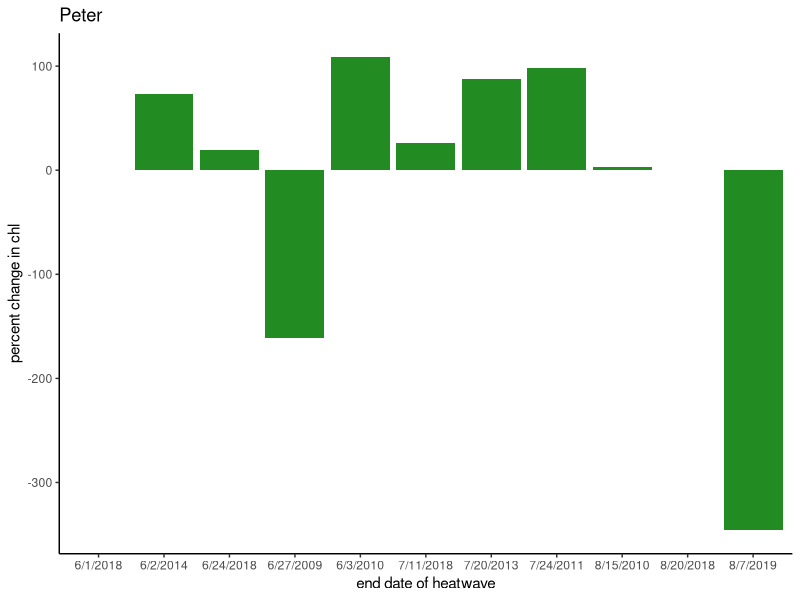
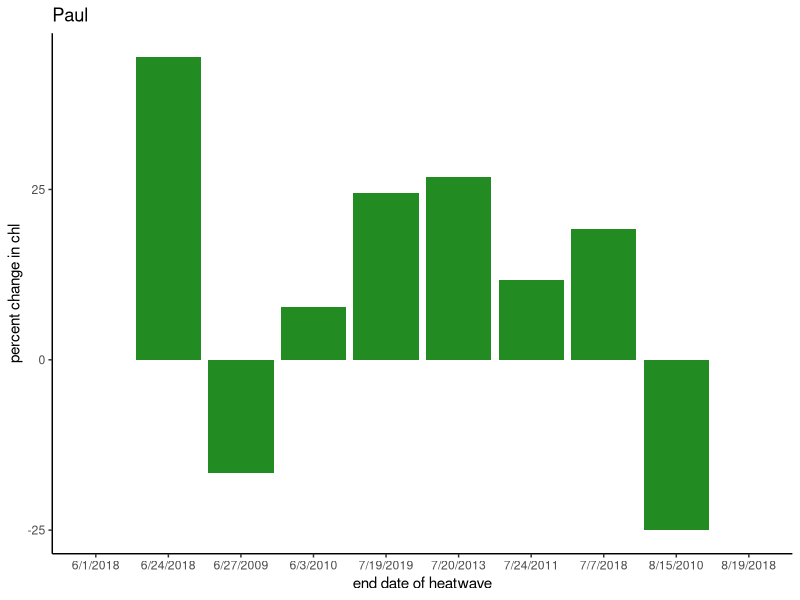
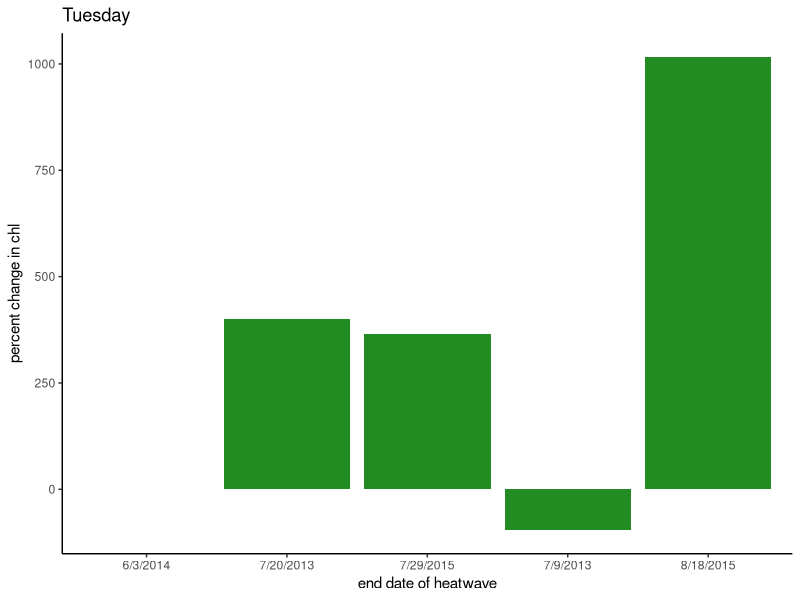

These figures' R source, in order: (Note: this script raises an error after producing the figures.)
# Re-run step 3 but with the manual chlorophyll data
# updated in January 2024 to be lceaned up and allow for more flexibility

# manual chlorophyll better represents phytoplankton

# step 3, calculate the response of chl to the heatwaves

#### install packages ####
#install and load slider library for rolling window analysis
if (!require(slider)) install.packages('slider')
library(slider) 

if (!require(plyr)) install.packages('plyr')
library(plyr)

if (!require(tidyr)) install.packages('tidyr')
library(tidyr)

if (!require(dplyr)) install.packages('dplyr')
library(dplyr)
library(tidyverse)

if (!require(zoo)) install.packages('zoo')
library(zoo)

if (!require(gganimate)) install.packages('gganimate')
library(gganimate)

if (!require(transformr)) install.packages('transformr')
library(transformr)

if (!require(ggridges)) install.packages('ggridges')
library(ggridges)

#==============================================================================#
#### read in the data ####
# read in the heatwaves data calculated in the previous step
heatwaves = read.csv("./formatted data/heatwavesdata.csv")

# read in the sonde and manual chl data
allData = read.csv("./formatted data/interpolated_manual_chl_for_slopes.csv")

# make a vector of unique lake years
lake_years = unique(allData$lake_year)

#==============================================================================#
#### CALCULATE SLOPES FOR CHLOROPHYLL ####

# cycle through each lake year, fit linear models for each rolling window, then store model slopes
# in the 'slopes' dataframe. Need to initially store the model results in a list

# Model results are the slopes, originally calculated based on the preceding 7 days
daysBefore = 7 #lever

for(i in 1:length(lake_years)){
  
  print(lake_years[i])
  temp = allData %>% filter(lake_year == lake_years[i]) # temp dataframe for this lake_year
  
  models <- slide(
    temp, 
    ~lm(mean_chl ~ doyCat, data = .x), 
    .before = daysBefore, 
    .complete = TRUE
  )
  
  temp$chl_slope = NA
  temp$se = NA
  temp$p_value = NA
  temp$r_squared = NA
  
  for(j in 1:nrow(temp)){
    
    model = models[[j]]
    coef <- coefficients(model) 
    # extracting the coefficients from the current model
    
    if(!(is.null(coef))){
      Slope <- coef["doyCat"]
      temp$chl_slope[j] = Slope # pull out the slope from the model
      temp$p_value[j] = summary(model)$coefficients[2,4] 
      temp$r_squared[j] = summary(model)$r.squared # pull out r_squared from model
    }
    
    
  }
  
  if(i ==1){ slopes = temp} # if first iteration, creates slopes, the final dataframe
  
  if(i >1){slopes = rbind(slopes, temp)} # else, appends to slopes 
  
  remove(models)
}



#==============================================================================#
#### SELECT SLOPES IN SPECIFIED WINDOW ####
# currently, the slopes dataframe has daily rolling window slopes for all of the lake_year combinations
# Need to select the slopes just following a heatwave
# heatwave is the date of a heatwave, lake is the lake, data is the data to look for it in

hwSlopes <- function(heatwaveStart, heatwaveEnd,  targLake, data){
  
  # slopes from 7-14 days after a heatwave
  # because our slopes are calculated over a 7-day rolling window, the first slope considered will
  # encompass the first week after the heatwave
  
  startDate = as.Date(heatwaveEnd)+7 
  endDate = as.Date(heatwaveEnd)+13
  
  # this is the date before the heatwave, which we will use to calculate the percent
  # change in chlorophyll
  
  beforeDate = as.Date(heatwaveStart) -1
  
  # get the starting chlorophyll concentration before the heatwave
  
  startChl = data %>% filter(date == beforeDate) %>% 
    select(mean_chl)
  
  # filter out the slopes we are interested in
  
  temp = data %>% filter(lake == targLake, date >= startDate, date <= endDate)
  
  # put the starting chlorophyll value in the dataframe so we can return it with the function
  
  temp = temp %>% mutate(chl_before = startChl$mean_chl[1])
  return(temp)
  
}

heatwaves$averageSlope = NA
heatwaves$percentChange = NA



#Using a For Loop
lengthHW = nrow(heatwaves)

# take the average slope and calculate the percent change in chlorophyll based on the slope

for(i in 1:lengthHW){
  test = hwSlopes(heatwaves$date_start[i], heatwaves$date_end[i], heatwaves$lake[i], slopes)
  heatwaves$averageSlope[i] = mean(test$chl_slope, na.rm = TRUE)
  
  # calculate the percent change in chlorophyll from the slope
  heatwaves$percentChange[i] = 100*(mean(test$chl_slope, na.rm = TRUE)*7)/test$chl_before[1]
  
}

#write.csv(heatwaves, "./results/heatwaves_with_average_slopes_MANUAL_CHL.csv", row.names = FALSE)


#making plots
results = read.csv("./results/heatwaves_with_average_slopes_MANUAL_CHL.csv")

#break up by lake by filtering data
resultsT = results %>% filter(lake == "T")
resultsL = results %>% filter(lake == "L")
resultsR = results %>% filter(lake == "R")



### PLOT SLOPES BAR GRAPHS ###
#work on plotting slopes vs different variables, see if any interesting relationships 

#use ggplot to make three plots, one for each lake with date of heatwave on x-axis
#and average slope on the y

#png(filename = "./figures/preliminary figures/R_slopes_2023_02_09", height = 8, width = 11, units = "in", res = 300)

ggplot(data = resultsR, aes(x = date_end, y = percentChange))+
  geom_bar(stat='identity', fill = "forestgreen")+
  theme_classic()+
  ylab("percent change in chl")+
  xlab("end date of heatwave")+
  ggtitle("Peter")

ggplot(data = resultsL, aes(x = date_end, y = percentChange))+
  geom_bar(stat='identity', fill = "forestgreen")+
  theme_classic()+
  ylab("percent change in chl")+
  xlab("end date of heatwave")+
  ggtitle("Paul")

ggplot(data = resultsT, aes(x = date_end, y = percentChange))+
  geom_bar(stat='identity', fill = "forestgreen")+
  theme_classic()+
  ylab("percent change in chl")+
  xlab("end date of heatwave")+
  ggtitle("Tuesday")






###### COMPARE DISTRIBUTIONS OVER TIME ##########

# We might also consider the distributions of chlorophyll slopes following a heatwave,
# rather than just taking the average

## in the slopes dataframe, add a column percent change that is a percent change in chlorophyll from seven days before that slope
# this normalizes across lakes
# then, save as a dataframe

baselineChl = 8 # the number of days before the calculated slope to turn it into a percent

slopes = slopes %>% group_by(lake_year) %>% 
  mutate(percent_change = 100*chl_slope*daysBefore/lag(mean_chl, baselineChl, default = NA)) %>% 
  ungroup()

slopes = slopes %>% mutate(period = "all other days")
slopes$shift = NA

# make sure heatwaves date_start and date_end are formatted as dates
heatwaves$date_end = as.Date(heatwaves$date_end)
heatwaves$date_start = as.Date(heatwaves$date_start)

# write slopes to a file
#write.csv(slopes, "./formatted data/slopes_3day.csv", row.names = FALSE)

# shift is the number of days after the heatwave we want to investigate
# how much is the rolling window shifted
shift = 1

# windowSize is the size of the window we want to look at
#minimum is 1
windowSize = 4

# will investigate slopes from 1-40 days after a heatwave
# and will do this for each heatwave event

### This creates a dataframe, all slopes, that has the slopes categorized
# by their time period (during or after a heatwave, or all other days)
# and includes the number of days after the heatwave event (shift) that is considered
# one column, "exclude after heatwaves," are slopes within 40 days after a heatwave
# that are not in the current rolling window

for(shift in 0:40){
  
  # add a column to slopes which indicates whether or not there is a heatwave
  for(i in 1:nrow(heatwaves)){
    start = heatwaves$date_start[i] # start date of the current heatwave
    end = heatwaves$date_end[i] # end date of the current heatwave
    
    # sequence of dates during the heatwave
    dates = seq(start, end, 1)
    
    # excludes dates that are part of rolling window but not currently considered in after heatwave
    # dates that are within 40 days after a heatwave but not in our window for analysis as
    # after heatwave because of our current shift selection.
    # This gets overwrritten in part by "after heatwave" for those dates that are included
    # in analysis
    datesExcluded = seq(end -7, end + 40, 1) 
    
    # dates to be analyzed after the heatwaves
    # this creates a sequence of numbers, from the end of the heatwave plus whatever
    # shift is set to, to that same value plus the windowSize. So it sets a window shifted
    # X number of days after the heatwave
    
    datesAnalyzed = seq(end+shift, end + shift+windowSize, 1)
    
    # fill the dataframe "period" column with the correct categorization
    slopes = slopes %>% mutate(period = replace(period, date %in% datesExcluded, "exclude after heatwave"))
    slopes = slopes %>% mutate(period = replace(period, date %in% dates, "during heatwave"))
    slopes = slopes %>% mutate(period = replace(period, date %in% datesAnalyzed, "after heatwave"))
    
    
    slopes$shift = shift
  }
  
  # combine to the main dataframe
  if(shift == 0){
    allSlopes = slopes
  }
  if(shift > 0){
    allSlopes = rbind(allSlopes, slopes)
  }
  
}




# save the allPercent data to a dataframe
# save interpolated allData data to a dataframe

# write.csv(allData, "./formatted data/allData_interpolated.csv", row.names = FALSE)
# write.csv(allPercent, "./formatted data/results_random_and_heatwaves.csv")

# calculate mean values by period and shift
# across all lakes, this will give the mean slope following all heatwave events
# by time period

# right now, excluding outliters > 175% change because they are a small portion of
# the dataset
mean_df <- allSlopes %>% 
  filter(period != "exclude after heatwave", !is.na(percent_change)) %>% 
  group_by(period, shift) %>% 
  dplyr::summarise(mean_percent_change = mean(percent_change)) 

# round mean values to one decimal place
mean_df$mean_percent_change <- round(mean_df$mean_percent_change, 1)

# plot the density ridges with mean values
allSlopes %>% 
  filter(percent_change < 175, period != "exclude after heatwave") %>% 
  ggplot(aes(x = percent_change,
             y = period,
             fill = period)) +
  geom_density_ridges(alpha = .5,
                      quantile_lines = TRUE,
                      quantile_fun = function(x, ...) mean(x), 
                      scale = 3) +
  geom_text(data = mean_df,
            aes(x = mean_percent_change,
                y = period,
                label = as.character(round(mean_percent_change, digits = 0))),
            color = "black",
            size = 4,
            vjust = 2) +
  theme_classic() +
  gganimate::transition_time(shift) +
  labs(title = "Days after heatwave for all lakes: {frame_time}")

#gganimate::animate(plot = last_plot(), fps = 5) # slows down the animation

#gganimate::anim_save(filename = "./figures/animations/all_lakes_window_4.gif")



allSlopes %>% filter(percent_change < 500, lake == "T", SHIFT == 1) %>% 
  ggplot( aes(x=percent_change, fill = period)) +
  geom_density(alpha=.5)+
  theme_classic()+
  #gganimate::transition_time(shift)+
  labs(title = "Days after heatwave for Tuesday Lake: {frame_time}")


#gganimate::anim_save(filename = "./figures/animations/tuesday_window_1.gif")


allSlopes %>% filter(percent_change < 500, lake == "L", shift == 4) %>% 
  ggplot( aes(x=percent_change, fill = period)) +
  geom_density(alpha=.5)+
  theme_classic()+
  #  gganimate::transition_time(shift)+
  labs(title = "Days after heatwave for Peter Lake: {frame_time}")


#gganimate::anim_save(filename = "./figures/animations/peter_window_1.gif")



allSlopes %>% filter(percent_change < 500, lake == "L") %>% 
  ggplot( aes(x=percent_change, fill = period)) +
  geom_density(alpha=.5)+
  theme_classic()+
  gganimate::transition_time(shift)+
  labs(title = "Days after heatwave for Paul Lake: {frame_time}")


gganimate::anim_save(filename = "./figures/animations/paul_window_1.gif")




shift4HW = allSlopes %>% filter(shift %in% c(4, 5, 6, 7, 8), period == "after heatwave")
shift4other = allSlopes %>% filter(shift %in% c(4, 5, 6, 7, 8), period == "all other days")
shift4during = allSlopes %>% filter(shift %in% c(4, 5, 6, 7, 8), period == "during heatwave")


t.test(shift4HW$percent_change, shift4other$percent_change)

t.test(shift4during$percent_change, shift4other$percent_change)



##### Plot the mean percent change in chlorophyll over time   #####

mean_df <- allSlopes %>% 
  filter( period != "exclude after heatwave", !is.na(percent_change)) %>% 
  group_by(period, shift) %>% 
  dplyr::summarise(mean_percent_change = mean(percent_change), 
                   sd_percent_change = sd(percent_change), 
                   number_percent_change = n()) 

mean_df %>% filter(shift > 0) %>% 
  ggplot(aes( x= shift, y = mean_percent_change, color = period))+
  geom_line(size = 1)+
  labs(x = "days after heatwave")+
  theme_classic()


mean_dfR <- allSlopes %>% filter(lake == "R") %>% 
  filter(period != "exclude after heatwave", !is.na(percent_change)) %>% 
  group_by(period, shift) %>% 
  dplyr::summarise(mean_percent_change = mean(percent_change), 
                   sd_percent_change = sd(percent_change), 
                   number_percent_change = n()) 



mean_dfL <- allSlopes %>% filter(lake == "L") %>% 
  filter( period != "exclude after heatwave", !is.na(percent_change)) %>% 
  group_by(period, shift) %>% 
  dplyr::summarise(mean_percent_change = mean(percent_change), 
                   sd_percent_change = sd(percent_change), 
                   number_percent_change = n()) 



mean_dfT <- allSlopes %>% filter(lake == "T") %>% 
  filter( period != "exclude after heatwave", !is.na(percent_change)) %>% 
  group_by(period, shift) %>% 
  dplyr::summarise(mean_percent_change = mean(percent_change), 
                   sd_percent_change = sd(percent_change), 
                   number_percent_change = n()) 




##### Plots of just a couple of interesting days, frozen

# all days, with a shift of 4 days after the heatwave
allSlopes %>% 
  filter( period != "exclude after heatwave", shift == 4) %>% 
  ggplot(aes(x = percent_change,
             y = period,
             fill = period)) +
  geom_density_ridges(alpha = .7,
                      quantile_lines = TRUE,
                      quantile_fun = function(x, ...) mean(x), 
                      scale = 3) +
  geom_text(data = mean_df %>% filter(shift == 4),
            aes(x = mean_percent_change,
                y = period,
                label = as.character(round(mean_percent_change, digits = 0))),
            color = "black",
            size = 4,
            vjust = 2) +
  
  geom_text(data = mean_df %>% filter(shift == 4),
            aes(x = -200,
                y = period,
                label = paste("n = ", number_percent_change, sep = "")),
            color = "black",
            size = 4,
            vjust = 2) +
  ylab("")+
  labs(title = "All lakes")+
  theme_classic()







# Peter
allSlopes %>% filter(lake == "R") %>% 
  filter( shift == 4) %>% 
  ggplot(aes(x = percent_change,
             y = period,
             fill = period)) +
  geom_density_ridges(alpha = .7,
                      quantile_lines = TRUE,
                      quantile_fun = function(x, ...) mean(x), 
                      scale = 3) +
  geom_text(data = mean_dfR %>% filter(shift == 1),
            aes(x = mean_percent_change,
                y = period,
                label = as.character(round(mean_percent_change, digits = 0))),
            color = "black",
            size = 4,
            vjust = 2) +
  
  geom_text(data = mean_dfR %>% filter(shift == 4),
            aes(x = -200,
                y = period,
                label = paste("n = ", number_percent_change, sep = "")),
            color = "black",
            size = 4,
            vjust = 2) +
  ylab("")+
  labs(title = "Peter")+
  theme_classic()




#Paul

allSlopes %>% filter(lake == "L") %>% 
  filter( shift == 4) %>% 
  ggplot(aes(x = percent_change,
             y = period,
             fill = period)) +
  geom_density_ridges(alpha = .7,
                      quantile_lines = TRUE,
                      quantile_fun = function(x, ...) mean(x), 
                      scale = 3) +
  geom_text(data = mean_dfL %>% filter(shift == 4),
            aes(x = mean_percent_change,
                y = period,
                label = as.character(round(mean_percent_change, digits = 0))),
            color = "black",
            size = 4,
            vjust = 2) +
  geom_text(data = mean_dfL %>% filter(shift == 1),
            aes(x = -200,
                y = period,
                label = paste("n = ", number_percent_change, sep = "")),
            color = "black",
            size = 4,
            vjust = 2) +
  ylab("")+
  labs(title = "Paul")+
  theme_classic()




#Tuesday
allSlopes %>% filter(lake == "T") %>% 
  filter(shift == 4) %>% 
  ggplot(aes(x = percent_change,
             y = period,
             fill = period)) +
  geom_density_ridges(alpha = .7,
                      quantile_lines = TRUE,
                      quantile_fun = function(x, ...) mean(x), 
                      scale = 3) +
  geom_text(data = mean_dfT %>% filter(shift == 4),
            aes(x = mean_percent_change,
                y = period,
                label = as.character(round(mean_percent_change, digits = 0))),
            color = "black",
            size = 4,
            vjust = 2) +
  
  geom_text(data = mean_dfT %>% filter(shift == 1),
            aes(x = -200,
                y = period,
                label = paste("n = ", number_percent_change, sep = "")),
            color = "black",
            size = 4,
            vjust = 2) +
  ylab("")+
  labs(title = "Tuesday")+
  scale_fill_manual(values = c("all other days" = "#88CCEE", "after heatwave" = "#117733", "during heatwave" = "#CC6677")) +  # Specify fill colors for groups
  theme_classic()







# Create a factor variable with the desired order for 'period'
desired_order <- c("after heatwave", "during heatwave", "all other days")

allSlopes %>%
  filter(lake == "T") %>%
  filter(period != "exclude after heatwave", shift == 4) %>%
  ggplot(aes(x = percent_change,
             y = factor(period, levels = desired_order),  # Use factor with desired order
             fill = period)) +
  geom_density_ridges(alpha = 0.7,
                      quantile_lines = TRUE,
                      quantile_fun = function(x, ...) mean(x), 
                      scale = 3, size = 0.7) +
  geom_text(data = mean_dfT %>% filter(shift == 4),
            aes(x = mean_percent_change,
                y = factor(period, levels = desired_order),  # Use factor with desired order
                label = as.character(round(mean_percent_change, digits = 0))),
            color = "black",
            size = 4,
            vjust = 2) +
  geom_text(data = mean_dfT %>% filter(shift == 1),
            aes(x = -200,
                y = factor(period, levels = desired_order),  # Use factor with desired order
                label = paste("n = ", number_percent_change, sep = "")),
            color = "black",
            size = 4,
            vjust = 2) +
  ylab("") +
  xlab("% change in surface chlorophyll-a")+
  labs(title = "Tuesday") +
  scale_fill_manual(values = c("during heatwave" = "#ff0000", "after heatwave" = "#ffc100", "all other days" = "#88CCEE")) +  # Specify fill colors for groups
  theme_classic()




history = read.csv("./formatted data/manipulation_history.csv")






#### Science in the northwoods talk ####


# Create a factor variable with the desired order for 'period'
desired_order <- c("after heatwave", "during heatwave", "all other days")

#png("./figures/science in the northwoods figures/Tuesday Lake heatwave results 4 days after.png", height = 7, width = 13, units = "in", res = 600)

allSlopes = allSlopes %>% mutate(period = replace(period, period == "exclude after heatwave", "all other days"))

allSlopes %>%
  filter(lake == "T") %>%
  filter(period != "exclude after heatwave", shift == 4) %>%
  ggplot(aes(x = percent_change,
             y = factor(period, levels = desired_order),  # Use factor with desired order
             fill = period)) +
  geom_density_ridges(alpha = 0.7,
                      quantile_lines = TRUE,
                      quantile_fun = function(x, ...) mean(x), 
                      scale = 2, size = 0.7) +
  # geom_text(data = mean_dfT %>% filter(shift == 4),
  #           aes(x = mean_percent_change,
  #               y = factor(period, levels = desired_order),  # Use factor with desired order
  #               label = as.character(round(mean_percent_change, digits = 0))),
  #           color = "black",
  #           size = 4,
  #           vjust = 2) +
  geom_text(data = mean_dfT %>% filter(shift == 4),
            aes(x = -200,
                y = factor(period, levels = desired_order),  # Use factor with desired order
                label = paste("n = ", number_percent_change, sep = "")),
            color = "black",
            size = 6,
            vjust = 2) +
  ylab("") +
  xlab("% change in surface chlorophyll-a")+
  labs(title = "Tuesday") +
  scale_fill_manual(values = c("during heatwave" = "#ff0000", "after heatwave" = "#ffc100", "all other days" = "#88CCEE")) +  # Specify fill colors for groups
  theme_classic()+
  theme(axis.text=element_text(size=14),
        axis.title=element_text(size=18,face="bold"))

#dev.off()

desired_order <- c("after heatwave", "during heatwave", "all other days")



#png("./figures/science in the northwoods figures/Peter Lake heatwave results 4 days after.png", height = 7, width = 13, units = "in", res = 600)


allSlopes %>%
  filter(lake == "R") %>%
  filter(period != "exclude after heatwave", shift == 4) %>%
  ggplot(aes(x = percent_change,
             y = factor(period, levels = desired_order),  # Use factor with desired order
             fill = period)) +
  geom_density_ridges(alpha = 0.7,
                      quantile_lines = TRUE,
                      quantile_fun = function(x, ...) mean(x), 
                      scale = 2, size = 0.7) +
  # geom_text(data = mean_dfR %>% filter(shift == 4),
  #           aes(x = mean_percent_change,
  #               y = factor(period, levels = desired_order),  # Use factor with desired order
  #               label = as.character(round(mean_percent_change, digits = 0))),
  #           color = "black",
  #           size = 4,
  #           vjust = 2) +
  geom_text(data = mean_dfR %>% filter(shift == 4),
            aes(x = -700,
                y = factor(period, levels = desired_order),  # Use factor with desired order
                label = paste("n = ", number_percent_change, sep = "")),
            color = "black",
            size = 4,
            vjust = 2) +
  ylab("") +
  xlab("% change in surface chlorophyll-a")+
  labs(title = "Peter") +
  scale_fill_manual(values = c("during heatwave" = "#ff0000", "after heatwave" = "#ffc100", "all other days" = "#88CCEE")) +  # Specify fill colors for groups
  theme_classic()+
  theme(axis.text=element_text(size=14),
        axis.title=element_text(size=18,face="bold"))

#dev.off()

#png("./figures/science in the northwoods figures/Paul Lake heatwave results 4 days after.png", height = 7, width = 13, units = "in", res = 600)


allSlopes %>%
  filter(lake == "L") %>%
  filter(period != "exclude after heatwave", shift == 4) %>%
  ggplot(aes(x = percent_change,
             y = factor(period, levels = desired_order),  # Use factor with desired order
             fill = period)) +
  geom_density_ridges(alpha = 0.7,
                      quantile_lines = TRUE,
                      quantile_fun = function(x, ...) mean(x), 
                      scale = 1.5, size = 0.7) +
  # geom_text(data = mean_dfL %>% filter(shift == 4),
  #           aes(x = mean_percent_change,
  #               y = factor(period, levels = desired_order),  # Use factor with desired order
  #               label = as.character(round(mean_percent_change, digits = 0))),
  #           color = "black",
  #           size = 4,
  #           vjust = 2) +
  geom_text(data = mean_dfL %>% filter(shift == 4),
            aes(x = -200,
                y = factor(period, levels = desired_order),  # Use factor with desired order
                label = paste("n = ", number_percent_change, sep = "")),
            color = "black",
            size = 4,
            vjust = 2) + 
  ylab("") +
  xlab("% change in surface chlorophyll-a")+
  labs(title = "Paul") +
  scale_fill_manual(values = c("during heatwave" = "#ff0000", "after heatwave" = "#ffc100", "all other days" = "#88CCEE")) +  # Specify fill colors for groups
  theme_classic()+
  theme(axis.text=element_text(size=14),
        axis.title=element_text(size=18,face="bold"))

#dev.off()
